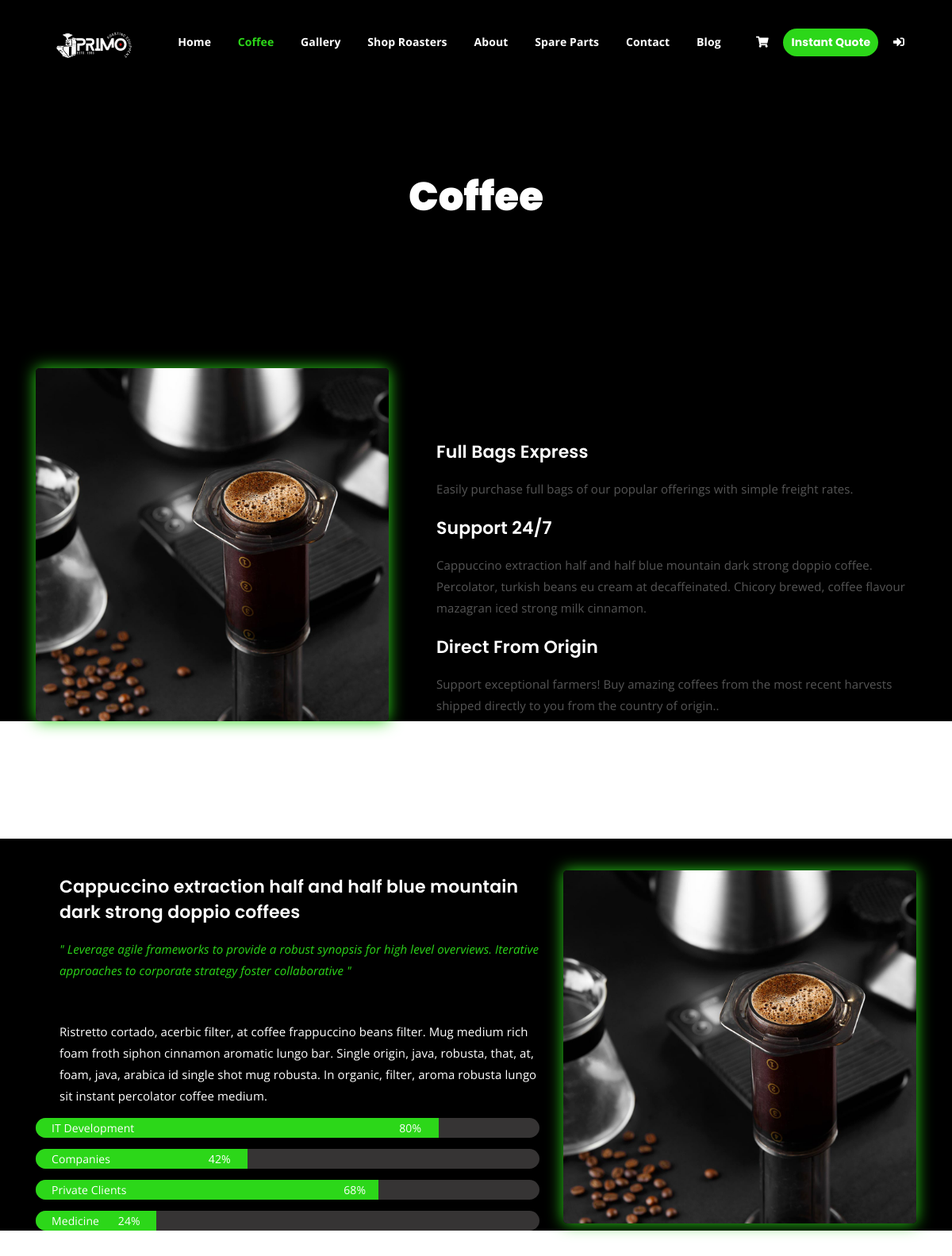
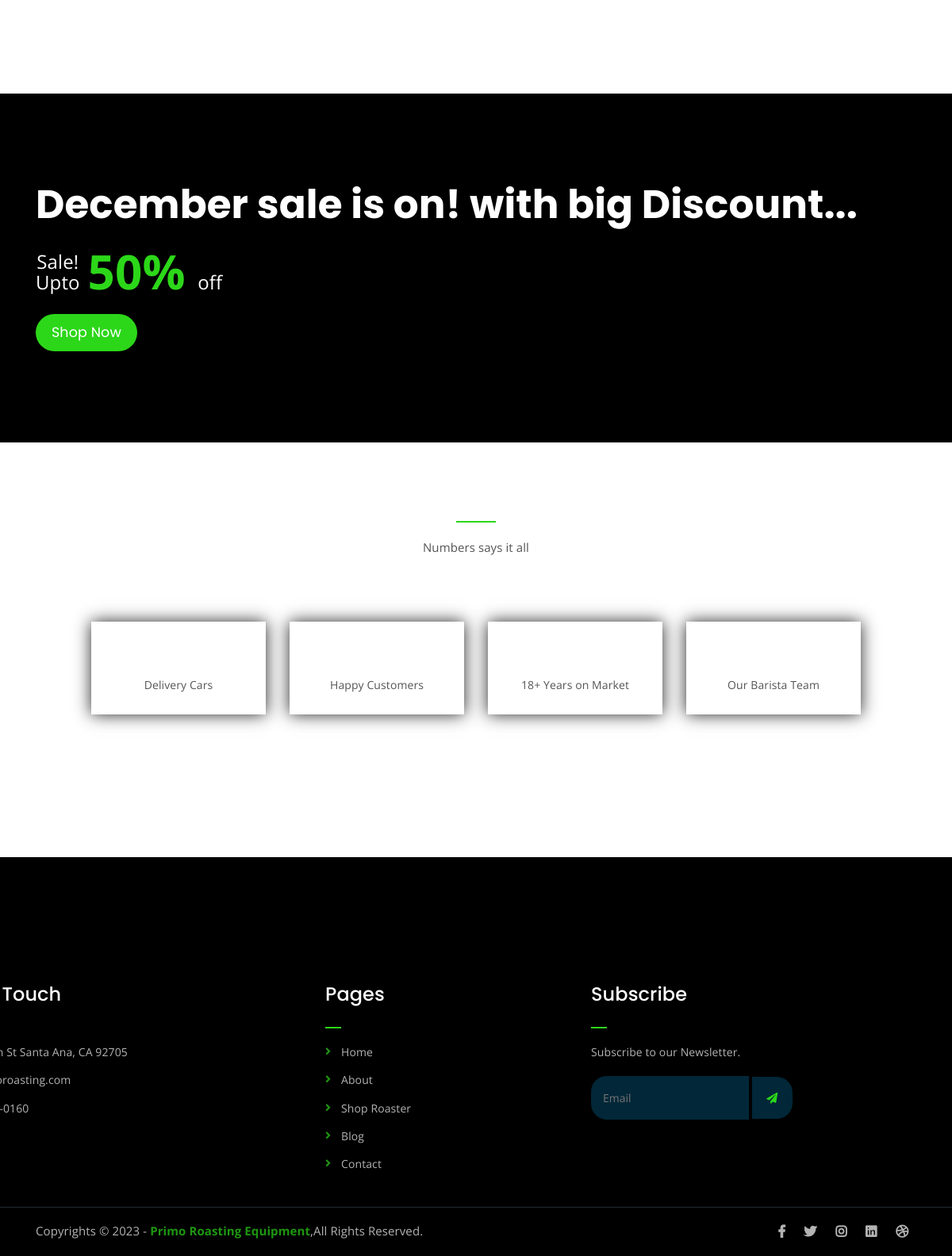
Page /coffee/ on the committed database (2 pictures, top to bottom).
### main/models.py (models this page shows, shortened)
class Image(models.Model):
    image = models.ImageField(upload_to='media')
    sequence = models.AutoField(primary_key=True)

class Headings(models.Model):
    head_text = models.CharField(max_length=100)
    def __str__(self):
        return f'{self.head_text}'

class paragraph(models.Model):
    para = models.TextField()
    def __str__(self):
        return f'{self.para}'

class buttonText(models.Model):
    btn_txt = models.CharField(max_length=50)
    def __str__(self):
        return f'{self.btn_txt}'

### main/views.py (the view)
# urls.py: path('coffee/', views.coffee, name='coffee'),
def coffee(request):
    headings = Headings.objects.all()
    btnText = buttonText.objects.all()
    para = paragraph.objects.all()
    images = Image.objects.all()
    return render(request,'coffee.html',{
                                         'btnText':btnText,
                                         'para':para,
                                         'images':images,
                                         'headings':headings,})

### main/templates/coffee.html (shortened to what this page needs)
{% extends 'base.html' %}
{% load static %}
    {% block content %}
    <div class="breadcrumb-section breadcrumb-bg" style="background: #000">
      <div class="container">
        <div class="row">
          <div class="col-lg-8 offset-lg-2 text-center">
            <div class="breadcrumb-text">
              <h1>Coffee</h1>
            </div>
          </div>
        </div>
      </div>
    </div>
    <div
      class="single-product mb-150"
      style="background: #000; margin-top: -2px"
    >
      <div class="container">
        <div class="row">
          <div class="col-md-5" style="margin-top: 40px">
            <div class="single-product-img">
              <img
                src="{{images.10.image.url}}"
                alt=""
              />
            </div>
          </div>
          <div class="col-md-7" style="margin-top: 130px">
            <div class="single-product-content">
              <h3>
                <span class="orange-text" style="color: white"
                  >{{headings.28}}</span
                >
              </h3>
              <p>
                {{para.44}}
              </p>
              <h3 style="margin-top: 20px">
                <span class="orange-text" style="color: white"
                  >{{headings.29}}</span
                >
              </h3>
              <p>
                {{para.45}}
              </p>
              <h3 style="margin-top: 20px">
                <span class="orange-text" style="color: white"
                  >{{headings.30}}</span
                >
              </h3>
              <p>
                {{para.46}}
              </p>
            </div>
          </div>
        </div>
      </div>
    </div>
    <div
      class="single-product mb-150"
      style="background: #000; margin-top: -2px"
    >
      <div class="container">
        <div class="row">
          <div class="col-md-7" style="margin-top: 45px">
            <div class="single-product-content">
              <h3>
                <span class="orange-text" style="color: white"
                  >{{headings.31}}</span
                >
              </h3>
              <p style="color: rgb(44, 215, 25);">
                <i
                  >{{para.47}}</i
                >
              </p>
              <p style="color: white; margin-top: 50px">
                {{para.48}}
              </p>
            </div>
            <div class="w3-light-grey w3-round mt-3" style="background-color: rgb(54, 52, 52); border-radius:20px">
              <div class="w3-container w3-round w3-white" style="width: 80%;background-color: rgb(44, 215, 25);border-radius:20px  0px 0px 20px">
                <span style="color:white;margin-left:20px">IT Development<span> <span class="theranges" id="itdevelopement">80%</span>
              </div>
            </div>
			<div class="w3-light-grey w3-round mt-3" style="background-color: rgb(54, 52, 52);border-radius:20px">
				<div class="w3-container w3-round w3-white" style="width: 42%;background-color: rgb(44, 215, 25);;border-radius:20px  0px 0px 20px">
				 <span style="color:white;margin-left:20px">Companies</span> <span class="theranges" id="companies">42%</span>
				</div>
			  </div>
			  <div class="w3-light-grey w3-round mt-3" style="background-color: rgb(54, 52, 52);border-radius:20px">
				<div class="w3-container w3-round w3-white" style="width: 68%;background-color: rgb(44, 215, 25);border-radius:20px  0px 0px 20px">
				 <span style="color:white;margin-left:20px">Private Clients</span> <span class="theranges" id="privateclient">68%</span>
				</div>
			  </div>
			  <div class="w3-light-grey w3-round mt-3" style="background-color: rgb(54, 52, 52);border-radius:20px">
				<div class="w3-container w3-round w3-white" style="width: 24%;background-color: rgb(44, 215, 25);border-radius:20px  0px 0px 20px">
				<span style="color:white;margin-left:20px">Medicine</span> <span class="theranges" id="medicine">24%</span>
				</div>
			  </div>
          </div>
          <div class="col-md-5" style="margin-top: 40px">
            <div class="single-product-img">
              <img
                src="{{images.10.image.url}}"
                alt=""
              />
            </div>
          </div>
        </div>
      </div>
    </div>
    <section class="shop-banner" style="margin-top: 10px; background: #000000">
      <div class="container">
        <h3 style="color: white">
          {{headings.32}}
        </h3>
        <div class="sale-percent">
          <span style="color: white"
            >Sale! <br />
            Upto</span
          >50% <span style="color: white">off</span>
        </div>
        <a href="shop.html" class="cart-btn btn-lg">{{btnText.6}}</a>
      </div>
    </section>
    <div class="latest-news pt-150 pb-150" style="margin-top: 50px;padding-top:5px">
		<div class="container">
			<div class="row">
				<div class="col-lg-8 offset-lg-2 text-center">
					<div class="section-title">
						<h3><span class="orange-text" style="color:white">{{headings.23}}</span></h3>
						<p>{{para.39}}</p>
					</div>
				</div>
			</div>
			<div class="row" style="justify-content: center;">
				<div class="col-lg-4 col-md-6 text-center" style="max-width: 250px;">
					<div class="single-latest-news" >
						<div class="news-text-box" >
							<h3><a href="single-news.html" style="color:white">{{headings.24}}</a></h3>
							<p class="excerpt">{{para.40}}</p>
						</div>
					</div>
				</div>
				<div class="col-lg-4 col-md-6 text-center" style="max-width: 250px;">
					<div class="single-latest-news" >
						<div class="news-text-box">
							<h3><a href="single-news.html" style="color:white">{{headings.25}}</a></h3>
							<p class="excerpt">{{para.41}}</p>
						</div>
					</div>
				</div>
				<div class="col-lg-4 col-md-6 offset-md-3 offset-lg-0 text-center" style="max-width: 250px;">
					<div class="single-latest-news">
						<div class="news-text-box">
							<h3><a href="single-news.html" style="color:white">{{headings.26}}</a></h3>
							<p class="excerpt">{{para.42}}</p>
						</div>
					</div>
				</div>
				<div class="col-lg-4 col-md-6 offset-md-3 offset-lg-0 text-center" style="max-width: 250px;">
					<div class="single-latest-news">
						<div class="news-text-box">
							<h3><a href="single-news.html" style="color:white">{{headings.27}}</a></h3>
							<p class="excerpt">{{para.43}}</p>
						</div>
					</div>
				</div>
			</div>
		</div>
	</div>
    {% endblock content %}

### main/templates/base.html (shortened to what this page needs)
<!DOCTYPE html>
<html lang="en">
{% load static %}
<head>
	<link rel="stylesheet" href="{% static 'css/all.min.css' %}">
	<link rel="stylesheet" href="{% static 'bootstrap/css/bootstrap.min.css' %}">
	<link rel="stylesheet" href="{% static 'css/owl.carousel.css' %}">
	<link rel="stylesheet" href="{% static 'css/magnific-popup.css' %}">
	<link rel="stylesheet" href="{% static 'css/animate.css' %}">
	<link rel="stylesheet" href="{% static 'css/meanmenu.min.css' %}">
	<link rel="stylesheet" href="{% static 'css/main.css' %}">
	<link rel="stylesheet" href="{% static 'css/responsive.css' %}">
</head>
<body>
	<div class="top-header-area" id="sticker">
		<div class="container">
			<div class="row">
				<div class="col-lg-12 col-sm-12 text-center">
					<div class="main-menu-wrap">
						<div class="site-logo">
							<a href="{% url 'home' %}">
								<img src="{% static 'company_logo.webp' %}" alt="">
							</a>
						</div>
						<nav class="main-menu">
							<ul>
								<li class="{% if request.path == '/' %}active-link{% endif %}">
									<a href="{% url 'home' %}">Home</a>
								</li>
								<li class="{% if request.path == '/coffee/' %}active-link{% endif %}">
									<a href="{% url 'coffee' %}">Coffee</a>
								</li>
								<li class="{% if request.path == '/gallery/' %}active-link{% endif %}">
									<a href="{% url 'gallery' %}">Gallery</a>
								</li>
								<li class="{% if request.path == '/shoproaster/' %}active-link{% endif %}">
									<a href="{% url 'shoproaster' %}">Shop Roasters</a>
								</li>
								<li class="{% if request.path == '/about/' %}active-link{% endif %}">
									<a href="{% url 'about' %}">About</a>
								</li>
								<li class="{% if request.path == '/spareparts/' %}active-link{% endif %}">
									<a href="{% url 'spareparts' %}">Spare Parts</a>
								</li>
								<li class="{% if request.path == '/contact/' %}active-link{% endif %}">
									<a href="{% url 'contact' %}">Contact</a>
								</li>
								<li class="{% if request.path == '/blog/' %}active-link{% endif %}">
									<a href="{% url 'blog' %}">Blog</a>
								</li>
								<li>
									<div class="header-icons">
										<a class="shopping-cart" href="{% url 'cart' %}"><i
												class="fas fa-shopping-cart"></i></a>
												<a href="{% url 'instantquote' %}" class="boxed-btn" style="padding: 5px 10px;">Instant Quote</a>
												{% if user.is_authenticated %}
								<a href="{% url 'logout' %}"><i class="fas fa-sign-out-alt"></i></a>
								{% else %}<a href="{% url 'login' %}"><i class="fas fa-sign-in-alt"></i></a>
								{% endif %}
									</div>
								</li>
							</ul>
						</nav>
					</div>
				</div>
			</div>
		</div>
	</div>
    {% block content %}{% endblock content %}
	<div class="footer-area pb-5">
		<div class="container mr-0">
			<div class="row">
				<div class="col-lg-3 col-md-6">
					<div class="footer-box get-in-touch">
						<h2 class="widget-title">Get in Touch</h2>
						<ul>
							<li>
								1309 S Lyon St Santa Ana, CA 92705</li>
							<li>info@primoroasting.com</li>
							<li>(1)-800-675-0160</li>
						</ul>
					</div>
				</div>
				<div class="col-lg-3 col-md-6">
					<div class="footer-box pages">
						<h2 class="widget-title">Pages</h2>
						<ul>
							<li><a href="{% url 'home' %}">Home</a></li>
							<li><a href="{% url 'about' %}">About</a></li>
							<li><a href="{% url 'shoproaster' %}">Shop Roaster</a></li>
							<li><a href="{% url 'blog' %}">Blog</a></li>
							<li><a href="{% url 'contact' %}">Contact</a></li>
						</ul>
					</div>
				</div>
				<div class="col-lg-3 col-md-6">
					<div class="footer-box subscribe">
						<h2 class="widget-title">Subscribe</h2>
						<p>Subscribe to our Newsletter.</p>
						<form action="{% url 'home' %}">
							<input type="email" placeholder="Email" style="border-radius:20px 0px 0px 20px">
							<button type="submit" style="border-radius:0px 20px 20px 0px"><i
									class="fas fa-paper-plane"></i></button>
						</form>
					</div>
				</div>
			</div>
		</div>
	</div>
	<div class="copyright">
		<div class="container">
			<div class="row">
				<div class="col-lg-6 col-md-12">
					<p>Copyrights &copy; 2023 - <a href="https://primoroasting.com/">Primo Roasting Equipment</a>,All Rights Reserved.
					</p>
				</div>
				<div class="col-lg-6 text-right col-md-12">
					<div class="social-icons">
						<ul>
							<li><a href="#" target="_blank"><i class="fab fa-facebook-f"></i></a></li>
							<li><a href="#" target="_blank"><i class="fab fa-twitter"></i></a></li>
							<li><a href="#" target="_blank"><i class="fab fa-instagram"></i></a></li>
							<li><a href="#" target="_blank"><i class="fab fa-linkedin"></i></a></li>
							<li><a href="#" target="_blank"><i class="fab fa-dribbble"></i></a></li>
						</ul>
					</div>
				</div>
			</div>
		</div>
	</div>
</body>
</html>

### rows in the picture
Image: image (picture)
Headings: head_text "Full Bags Express"
paragraph: para "Easily purchase full bags of our popular offerings with simple freight rates."
Headings: head_text "Support 24/7"
paragraph: para "Cappuccino extraction half and half blue mountain dark strong doppio coffee. Percolator, turkish beans eu cream at decaffeinated. Chicory brewed, coffee flavour mazagran iced strong milk cinnamon."
Headings: head_text "Direct From Origin"
paragraph: para "Support exceptional farmers! Buy amazing coffees from the most recent harvests shipped directly to you from the country of origin.."
Headings: head_text "Cappuccino extraction half and half blue mountain dark strong doppio coffees"
paragraph: para "\" Leverage agile frameworks to provide a robust synopsis for high level overviews. Iterative approaches to corporate strategy foster collaborative \""
paragraph: para "Ristretto cortado, acerbic filter, at coffee frappuccino beans filter. Mug medium rich foam froth siphon cinnamon aromatic lungo bar. Single origin, java, robusta, that, at, foam, java, arabica id single shot mug robusta. In organic, filter, aroma robusta lungo sit instant percolator coffee medium."
Headings: head_text "December sale is on! with big Discount..."
buttonText: btn_txt "Shop Now"
paragraph: para "Numbers says it all"
paragraph: para "Delivery Cars"
paragraph: para "Happy Customers"
paragraph: para "18+ Years on Market"
paragraph: para "Our Barista Team"
